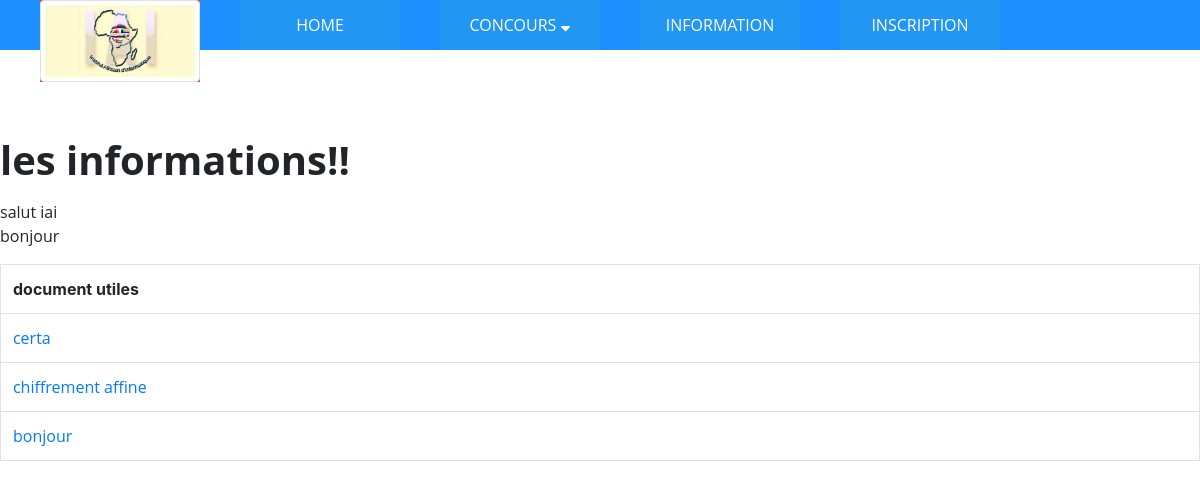
The page /projetweb1/information.php on the database its author committed.
### tables this page shows
CREATE TABLE `texte` (
  `id` int(11) NOT NULL,
  `texte` varchar(225) NOT NULL
);

CREATE TABLE `publier` (
  `id` int(11) NOT NULL,
  `contenu` varchar(1000) NOT NULL,
  `libelle` varchar(32) NOT NULL
);

### projetweb1/information.php (the view)
<?php
include('head.php');
?>
 <br>
 <br>
 <br>
 <br>
 <br>
 <div name="publitext" >
 <p class="font-weight-bold"> <b> <h1>les informations!!</h1></b> </p>
 <p class="texte-center">
     <?php
     require 'connexionbd.php';
     $req=$bdd->query("select * from texte");
     $req1=$bdd->query("select * from publier");
     while($result=$req->fetch())
     {
        print $result['texte'].'</br>';
     }
     ?>
 </p>
 </div>
 <div name="publific">
 <table class="table table-bordered">
         <tr>
             <th>document utiles</th>
         </tr>
         <?php
         while($result1=$req1->fetch())
         {
             echo"<tr>
             <td>
             ";?> <a href=<?php echo  $result1['contenu'];?>><?php echo $result1['libelle'];?></a>
             </td>
             </tr>
         <?php
        } ?>
     </table>
 </div>

### projetweb1/style.css (style rules this page uses)
body { margin: 0px; padding: 0px; }
h1,h2,h3,a,p { font-family: 'Open Sans', sans-serif; }

### rows shown on the page
texte: texte "salut iai"
texte: texte "bonjour"
publier: libelle "certa"
publier: libelle "chiffrement affine"
publier: libelle "bonjour"
